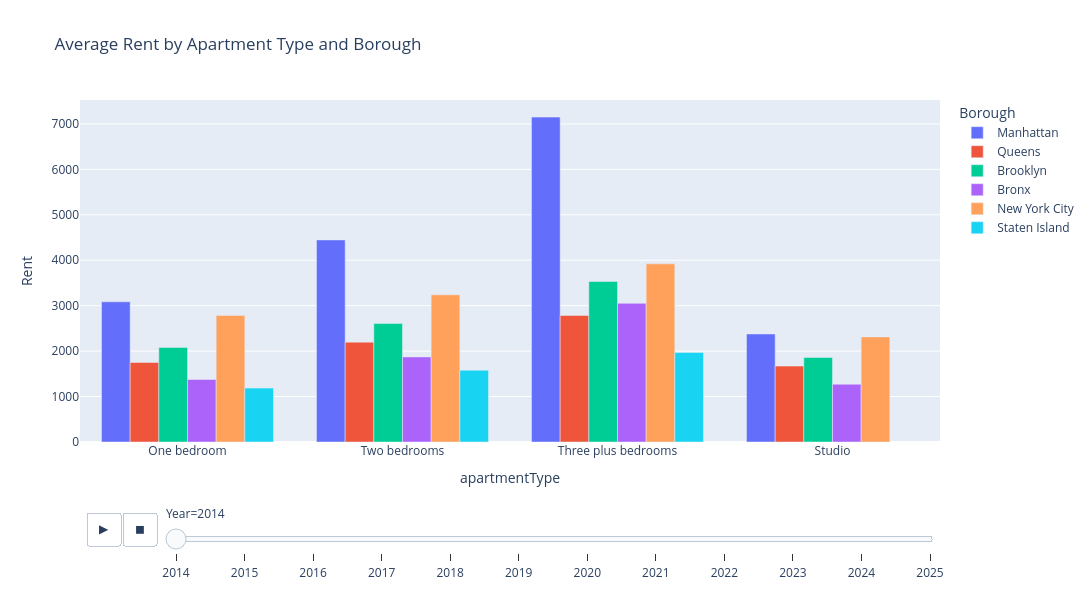

Notebook code cell kept with this figure:
### Markdown cell above
A simple plot of the mean rent for each of the apartment types in each borough was made to get a sense of how the prices compared. It was also animated across years, to get a quick idea of the evolution over time.

### Code cell
fig = px.bar(rent_avg_df,
             x='apartmentType', y='Rent', color='Borough', animation_frame='Year',
             title='Average Rent by Apartment Type and Borough',
             barmode='group',
             width=1400, height=600)

fig.show()

### Figure 1 — Plotly figure (JSON) as saved in the notebook; plotly's stock layout.template omitted (floating-point values rounded to 4 significant figures)
{"data": [{"alignmentgroup": "True", "hovertemplate": "Borough=Manhattan<br>Year=2014<br>apartmentType=%{x}<br>Rent=%{y}<extra></extra>", "legendgroup": "Manhattan", "marker": {"color": "#636efa", "pattern": {"shape": ""}}, "name": "Manhattan", "offsetgroup": "Manhattan", "orientation": "v", "showlegend": true, "textposition": "auto", "type": "bar", "x": ["One bedroom", "Two bedrooms", "Three plus bedrooms", "Studio"], "xaxis": "x", "y": [3085.0, 4447.0, 7150.0, 2377.0], "yaxis": "y"}, {"alignmentgroup": "True", "hovertemplate": "Borough=Queens<br>Year=2014<br>apartmentType=%{x}<br>Rent=%{y}<extra></extra>", "legendgroup": "Queens", "marker": {"color": "#EF553B", "pattern": {"shape": ""}}, "name": "Queens", "offsetgroup": "Queens", "orientation": "v", "showlegend": true, "textposition": "auto", "type": "bar", "x": ["One bedroom", "Two bedrooms", "Three plus bedrooms", "Studio"], "xaxis": "x", "y": [1749.0, 2197.0, 2784.0, 1670.0], "yaxis": "y"}, {"alignmentgroup": "True", "hovertemplate": "Borough=Brooklyn<br>Year=2014<br>apartmentType=%{x}<br>Rent=%{y}<extra></extra>", "legendgroup": "Brooklyn", "marker": {"color": "#00cc96", "pattern": {"shape": ""}}, "name": "Brooklyn", "offsetgroup": "Brooklyn", "orientation": "v", "showlegend": true, "textposition": "auto", "type": "bar", "x": ["One bedroom", "Two bedrooms", "Three plus bedrooms", "Studio"], "xaxis": "x", "y": [2082.0, 2607.0, 3532.0, 1859.0], "yaxis": "y"}, {"alignmentgroup": "True", "hovertemplate": "Borough=Bronx<br>Year=2014<br>apartmentType=%{x}<br>Rent=%{y}<extra></extra>", "legendgroup": "Bronx", "marker": {"color": "#ab63fa", "pattern": {"shape": ""}}, "name": "Bronx", "offsetgroup": "Bronx", "orientation": "v", "showlegend": true, "textposition": "auto", "type": "bar", "x": ["One bedroom", "Two bedrooms", "Three plus bedrooms", "Studio"], "xaxis": "x", "y": [1375.0, 1873.0, 3052.0, 1271.0], "yaxis": "y"}, {"alignmentgroup": "True", "hovertemplate": "Borough=New York City<br>Year=2014<br>apartmentType=%{x}<br>Rent=%{y}<extra></extra>", "legendgroup": "New York City", "marker": {"color": "#FFA15A", "pattern": {"shape": ""}}, "name": "New York City", "offsetgroup": "New York City", "orientation": "v", "showlegend": true, "textposition": "auto", "type": "bar", "x": ["One bedroom", "Two bedrooms", "Three plus bedrooms", "Studio"], "xaxis": "x", "y": [2786.0, 3238.0, 3920.0, 2312.0], "yaxis": "y"}, {"alignmentgroup": "True", "hovertemplate": "Borough=Staten Island<br>Year=2014<br>apartmentType=%{x}<br>Rent=%{y}<extra></extra>", "legendgroup": "Staten Island", "marker": {"color": "#19d3f3", "pattern": {"shape": ""}}, "name": "Staten Island", "offsetgroup": "Staten Island", "orientation": "v", "showlegend": true, "textposition": "auto", "type": "bar", "x": ["One bedroom", "Two bedrooms", "Three plus bedrooms", "Studio"], "xaxis": "x", "y": [1186.0, 1579.0, 1970.0, NaN], "yaxis": "y"}], "layout": {"barmode": "group", "height": 600, "legend": {"title": {"text": "Borough"}, "tracegroupgap": 0}, "sliders": [{"active": 0, "currentvalue": {"prefix": "Year="}, "len": 0.9, "pad": {"b": 10, "t": 60}, "steps": [{"args": [["2014"], {"frame": {"duration": 0, "redraw": true}, "fromcurrent": true, "mode": "immediate", "transition": {"duration": 0, "easing": "linear"}}], "label": "2014", "method": "animate"}, {"args": [["2015"], {"frame": {"duration": 0, "redraw": true}, "fromcurrent": true, "mode": "immediate", "transition": {"duration": 0, "easing": "linear"}}], "label": "2015", "method": "animate"}, {"args": [["2016"], {"frame": {"duration": 0, "redraw": true}, "fromcurrent": true, "mode": "immediate", "transition": {"duration": 0, "easing": "linear"}}], "label": "2016", "method": "animate"}, {"args": [["2017"], {"frame": {"duration": 0, "redraw": true}, "fromcurrent": true, "mode": "immediate", "transition": {"duration": 0, "easing": "linear"}}], "label": "2017", "method": "animate"}, {"args": [["2018"], {"frame": {"duration": 0, "redraw": true}, "fromcurrent": true, "mode": "immediate", "transition": {"duration": 0, "easing": "linear"}}], "label": "2018", "method": "animate"}, {"args": [["2019"], {"frame": {"duration": 0, "redraw": true}, "fromcurrent": true, "mode": "immediate", "transition": {"duration": 0, "easing": "linear"}}], "label": "2019", "method": "animate"}, {"args": [["2020"], {"frame": {"duration": 0, "redraw": true}, "fromcurrent": true, "mode": "immediate", "transition": {"duration": 0, "easing": "linear"}}], "label": "2020", "method": "animate"}, {"args": [["2021"], {"frame": {"duration": 0, "redraw": true}, "fromcurrent": true, "mode": "immediate", "transition": {"duration": 0, "easing": "linear"}}], "label": "2021", "method": "animate"}, {"args": [["2022"], {"frame": {"duration": 0, "redraw": true}, "fromcurrent": true, "mode": "immediate", "transition": {"duration": 0, "easing": "linear"}}], "label": "2022", "method": "animate"}, {"args": [["2023"], {"frame": {"duration": 0, "redraw": true}, "fromcurrent": true, "mode": "immediate", "transition": {"duration": 0, "easing": "linear"}}], "label": "2023", "method": "animate"}, {"args": [["2024"], {"frame": {"duration": 0, "redraw": true}, "fromcurrent": true, "mode": "immediate", "transition": {"duration": 0, "easing": "linear"}}], "label": "2024", "method": "animate"}, {"args": [["2025"], {"frame": {"duration": 0, "redraw": true}, "fromcurrent": true, "mode": "immediate", "transition": {"duration": 0, "easing": "linear"}}], "label": "2025", "method": "animate"}], "x": 0.1, "xanchor": "left", "y": 0, "yanchor": "top"}], "title": {"text": "Average Rent by Apartment Type and Borough"}, "updatemenus": [{"buttons": [{"args": [null, {"frame": {"duration": 500, "redraw": true}, "fromcurrent": true, "mode": "immediate", "transition": {"duration": 500, "easing": "linear"}}], "label": "&#9654;", "method": "animate"}, {"args": [[null], {"frame": {"duration": 0, "redraw": true}, "fromcurrent": true, "mode": "immediate", "transition": {"duration": 0, "easing": "linear"}}], "label": "&#9724;", "method": "animate"}], "direction": "left", "pad": {"r": 10, "t": 70}, "showactive": false, "type": "buttons", "x": 0.1, "xanchor": "right", "y": 0, "yanchor": "top"}], "width": 1400, "xaxis": {"anchor": "y", "domain": [0, 1], "title": {"text": "apartmentType"}}, "yaxis": {"anchor": "x", "domain": [0, 1], "title": {"text": "Rent"}}}}
